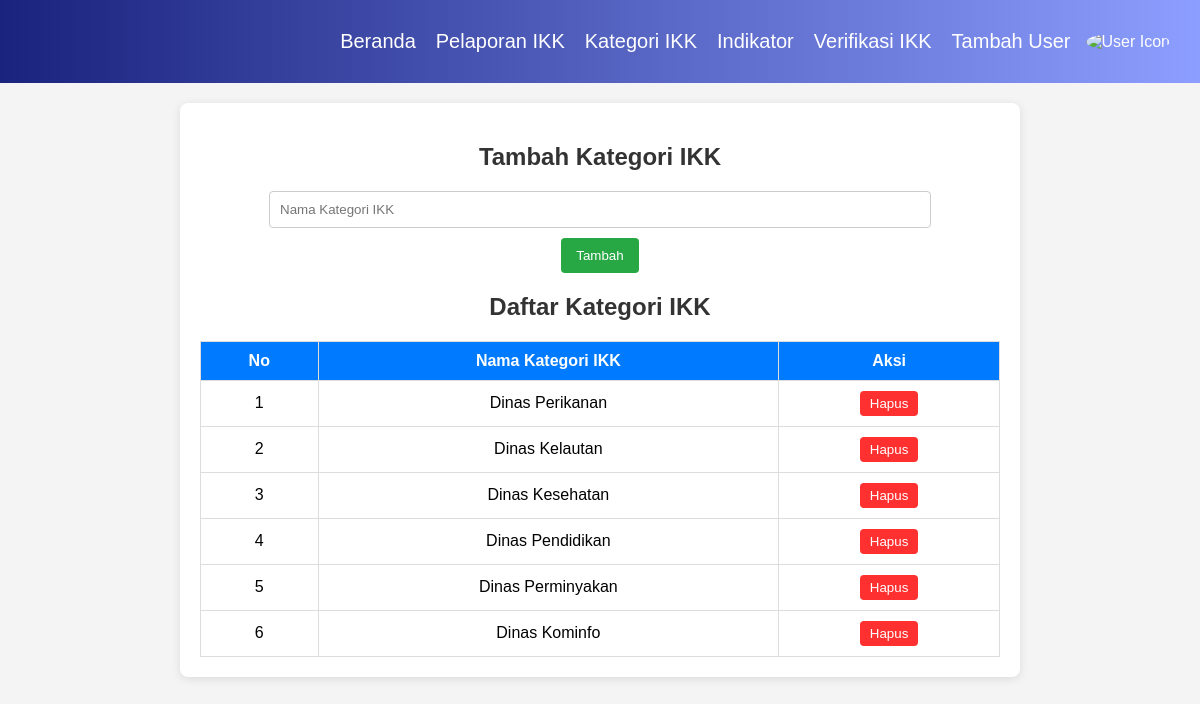
Page /kategori_ikk.php on the committed database.
### tables this page shows
CREATE TABLE `kategori_ikk` (
  `id_kategori` int NOT NULL,
  `nama_kategori_ikk` varchar(255) NOT NULL
);

### kategori_ikk.php (the view, shortened to what this page needs)
<?php
$servername = "localhost";
$username = "root";
$password = "";
$dbname = "db_lppd";
$conn = new mysqli($servername, $username, $password, $dbname);
$sql_create_table = "CREATE TABLE IF NOT EXISTS kategori_ikk (
    id_kategori INT NOT NULL AUTO_INCREMENT PRIMARY KEY,
    nama_kategori_ikk VARCHAR(255) NOT NULL
)";
$conn->query($sql_create_table);
$result = $conn->query("SELECT * FROM kategori_ikk ORDER BY id_kategori ASC");
?>
<!DOCTYPE html>
<html lang="id">
<head>
</head>
<body>
    <div class="header">
        <div class="nav">
            <a href="../halaman_PEM.php">Beranda</a>
            <a href="../PEM/pelaporan_IKK_PEM.php">Pelaporan IKK</a>
            <a href="../PEM/kategori_ikk.php">Kategori IKK</a>
            <a href="../PEM/indikator.php">Indikator</a>
            <a href="../PEM/Verifikasi_IKK.php">Verifikasi IKK</a>
            <a href="../PEM/tambah_user.php">Tambah User</a>
        </div>
        <div class="user-menu" id="user-menu">
            <img class="user-icon" src="../image/9131529.png" alt="User Icon">
    </div>
    </div>
<div class="container">
    <h2>Tambah Kategori IKK</h2>
    <form method="POST" action="">
        <input type="text" name="nama_kategori_ikk" placeholder="Nama Kategori IKK" required>
        <button type="submit" name="tambah">Tambah</button>
    </form>
    <h2>Daftar Kategori IKK</h2>
    <table>
        <tr>
            <th>No</th>
            <th>Nama Kategori IKK</th>
            <th>Aksi</th>
        </tr>
        <?php
        $no = 1;
        while ($row = $result->fetch_assoc()) { ?>
            <tr>
                <td><?= $no++; ?></td>
                <td><?= htmlspecialchars($row['nama_kategori_ikk']); ?></td>
                <td>
                    <button class="delete-button">
                        <a href="kategori_ikk.php?hapus=<?= $row['id_kategori']; ?>" onclick="return confirm('Yakin ingin menghapus?')">Hapus</a>
                    </button>
                </td>
            </tr>
        <?php } ?>
    </table>
</div>
</body>
</html>

### kategori_ikk.php (style rules this page uses)
body { font-family: Arial, sans-serif; background-color: #f4f4f4; margin: 0; padding: 0; }
.container { max-width: 800px; margin: 20px auto; padding: 20px; background: white; border-radius: 8px; box-shadow: 0 2px 10px rgba(0, 0, 0, 0.1); }
.header { background: linear-gradient(to right, #1a237e, #8c9eff); padding: 30px; display: flex; align-items: center; color: white; }
.header .nav { display: flex; gap: 20px; margin-left: auto; }
.header a { color: white; text-decoration: none; font-size: 20px; }
.user-menu { position: relative; }
.header .user-icon { width: 30px; height: 30px; border-radius: 50%; cursor: pointer; margin-left: 15px; }
h2 { text-align: center; color: #333; }
form { display: flex; flex-direction: column; align-items: center; gap: 10px; }
input[type="text"] { width: 80%; padding: 10px; border: 1px solid #ccc; border-radius: 4px; }
button { padding: 10px 15px; border: none; border-radius: 4px; cursor: pointer; background-color: #28a745; color: white; }
table { width: 100%; margin-top: 20px; border-collapse: collapse; }
th, td { padding: 10px; text-align: center; border: 1px solid #ddd; }
th { background-color: #007bff; color: white; }
.delete-button { background-color: #FF3030; padding: 5px 10px; border-radius: 4px; }
.delete-button a { color: white; text-decoration: none; }

### rows in the picture
kategori_ikk: nama_kategori_ikk "Dinas Perikanan"
kategori_ikk: nama_kategori_ikk "Dinas Kelautan"
kategori_ikk: nama_kategori_ikk "Dinas Kesehatan"
kategori_ikk: nama_kategori_ikk "Dinas Pendidikan"
kategori_ikk: nama_kategori_ikk "Dinas Perminyakan"
kategori_ikk: nama_kategori_ikk "Dinas Kominfo"
